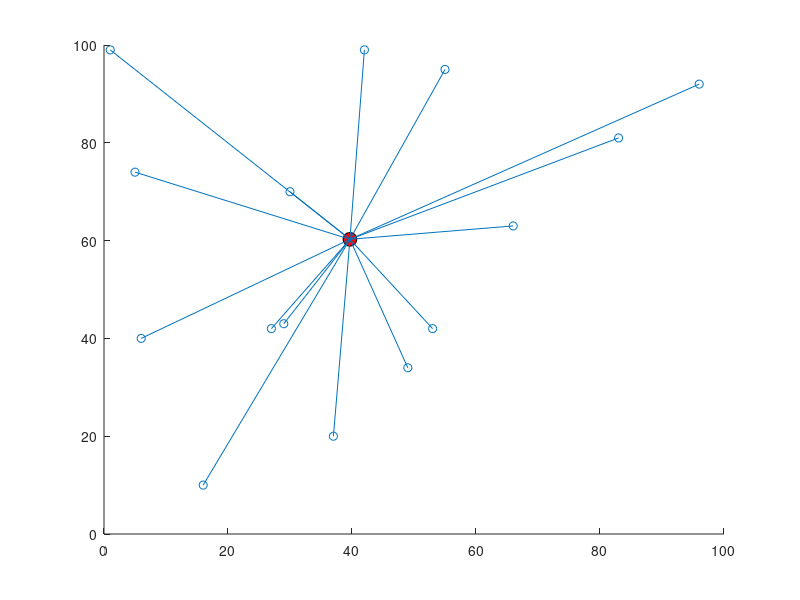

Reproduce this figure in MATLAB.
%% 清空环境变量
clc;
clear;
close all;

%% 读取数据
r=load('data.mat');
x = r.x;
y = r.y;

%% 绘制星型拓扑结构
figure
axis([0 r.xlim 0 r.ylim]);
% 绘制网络节点
scatter(x,y);
hold on

% 生成中心节点
x_z = mean(x(:));
y_z = mean(y(:));
plot(x_z,y_z,'ko','Markerface','r','MarkerSize',10);
hold on

% 网络节点接入
for i=1:r.n
    line([x_z,x(i)],[y_z,y(i)]);
end





